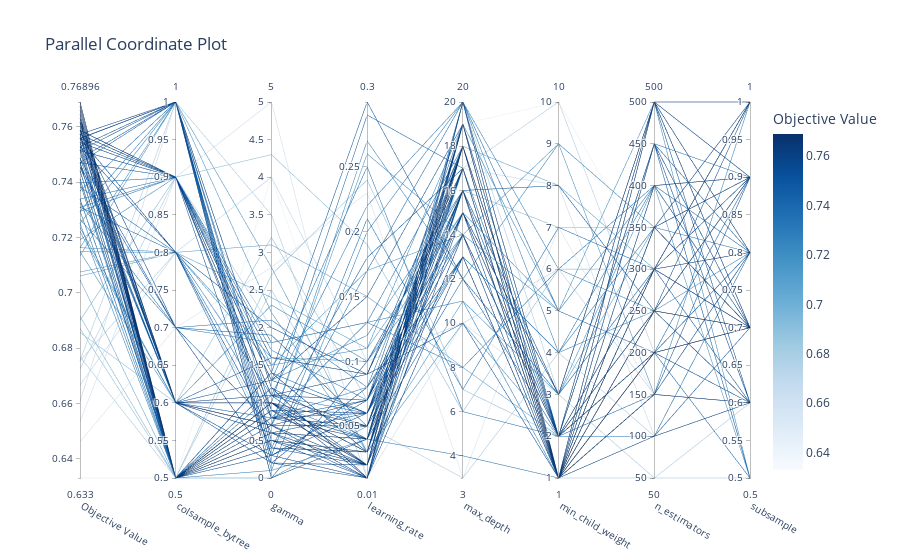

The code cell stored with this chart in its notebook:
### Code cell
optuna.visualization.plot_parallel_coordinate(study).show()
